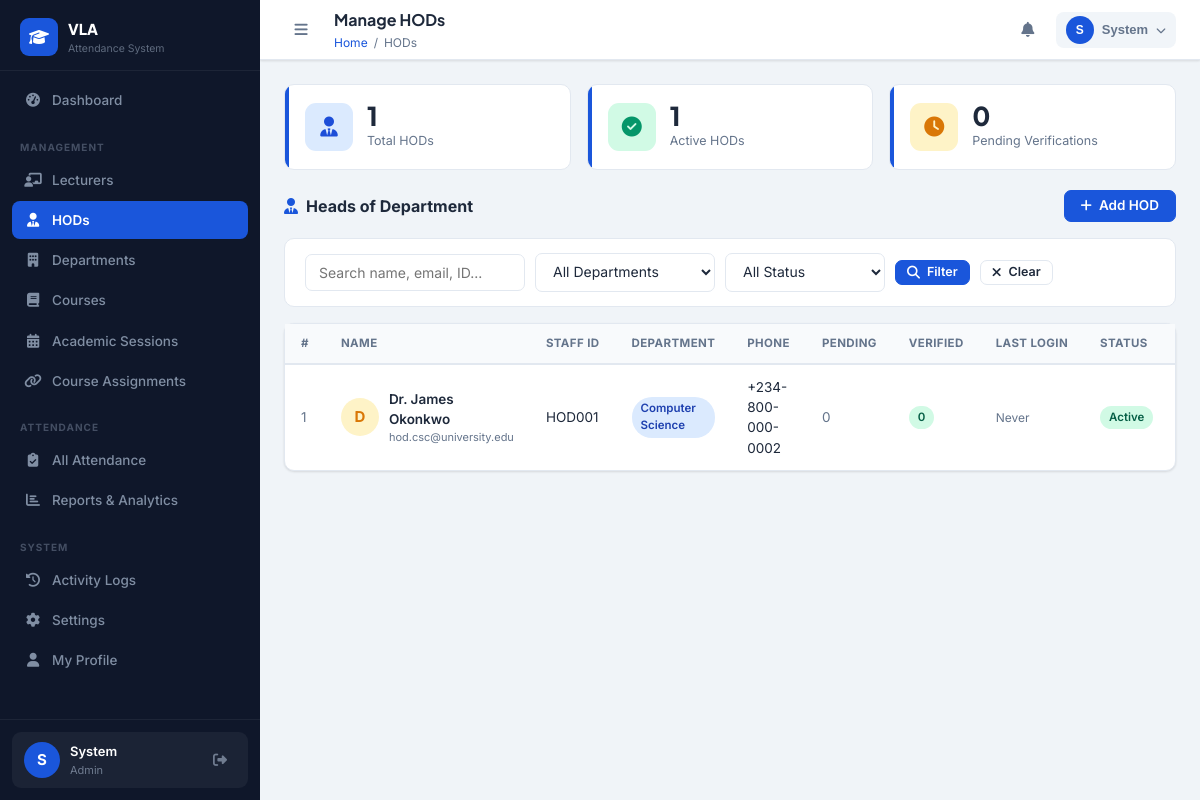
Screenshot of /admin/hods.php (signed in) with the database file from the repository.
### tables this page shows
CREATE TABLE IF NOT EXISTS users (
    id INT AUTO_INCREMENT PRIMARY KEY,
    full_name VARCHAR(150) NOT NULL,
    email VARCHAR(150) NOT NULL UNIQUE,
    phone VARCHAR(20),
    password VARCHAR(255) NOT NULL,
    role ENUM('admin','hod','lecturer') NOT NULL DEFAULT 'lecturer',
    department_id INT,
    staff_id VARCHAR(50) UNIQUE,
    gender ENUM('male','female','other'),
    qualification VARCHAR(200),
    specialization VARCHAR(200),
    profile_photo VARCHAR(255) DEFAULT 'default.png',
    status ENUM('active','inactive','suspended') DEFAULT 'active',
    last_login DATETIME,
    reset_token VARCHAR(100),
    reset_expires DATETIME,
    created_at TIMESTAMP DEFAULT CURRENT_TIMESTAMP,
    updated_at TIMESTAMP DEFAULT CURRENT_TIMESTAMP ON UPDATE CURRENT_TIMESTAMP,
    FOREIGN KEY (department_id) REFERENCES departments(id) ON DELETE SET NULL
);

CREATE TABLE IF NOT EXISTS departments (
    id INT AUTO_INCREMENT PRIMARY KEY,
    name VARCHAR(150) NOT NULL,
    code VARCHAR(20) NOT NULL UNIQUE,
    faculty VARCHAR(150),
    created_at TIMESTAMP DEFAULT CURRENT_TIMESTAMP
);

### includes/functions.php (called while the page is built, shortened)
<?php
if (!function_exists('clean')) {
    function clean(string $str): string {
        return htmlspecialchars(trim($str), ENT_QUOTES, 'UTF-8');
    }
}
if (!function_exists('getCurrentUser')) {
    function getCurrentUser(): ?array {
        $conn = getDBConnection();
        $uid = (int)$_SESSION['user_id'];
        $r = $conn->query("SELECT u.*, d.name as dept_name, d.code as dept_code
            FROM users u LEFT JOIN departments d ON u.department_id = d.id
            WHERE u.id = $uid LIMIT 1");
        return $r ? $r->fetch_assoc() : null;
    }
}

### admin/hods.php (the view, shortened to what this page needs)
<?php
require_once '../includes/functions.php';
$pageTitle = 'Manage HODs';
$conn = getDBConnection();
$search        = clean($_GET['search'] ?? '');
$where = "WHERE u.role = 'hod'";
$hods = $conn->query("
    SELECT u.*, d.name as dept_name,
        (SELECT COUNT(DISTINCT ar.lecturer_id)
            FROM attendance_records ar
            JOIN users l ON ar.lecturer_id = l.id
            WHERE l.department_id = u.department_id) as dept_lecturers,
        (SELECT COUNT(*)
            FROM attendance_records ar
            JOIN courses c ON ar.course_id = c.id
            WHERE c.department_id = u.department_id AND ar.status = 'pending') as pending_verifications,
        (SELECT COUNT(*)
            FROM attendance_records ar
            JOIN courses c ON ar.course_id = c.id
            WHERE c.department_id = u.department_id AND ar.verified_by = u.id) as total_verified
    FROM users u
    LEFT JOIN departments d ON u.department_id = d.id
    $where
    ORDER BY u.full_name");
$totalHods    = $conn->query("SELECT COUNT(*) as c FROM users WHERE role='hod'")->fetch_assoc()['c'];
$activeHods   = $conn->query("SELECT COUNT(*) as c FROM users WHERE role='hod' AND status='active'")->fetch_assoc()['c'];
$totalPending = $conn->query("SELECT COUNT(*) as c FROM attendance_records WHERE status='pending'")->fetch_assoc()['c'];
$sidebarItems = [
    ['url'=>'admin/dashboard.php',  'icon'=>'fas fa-tachometer-alt',      'label'=>'Dashboard'],
    ['divider'=>'Management'],
    ['url'=>'admin/lecturers.php',  'icon'=>'fas fa-chalkboard-teacher',  'label'=>'Lecturers'],
    ['url'=>'admin/hods.php',       'icon'=>'fas fa-user-tie',             'label'=>'HODs', 'active'=>true],
    ['url'=>'admin/departments.php','icon'=>'fas fa-building',             'label'=>'Departments'],
    ['url'=>'admin/courses.php',    'icon'=>'fas fa-book',                 'label'=>'Courses'],
    ['url'=>'admin/sessions.php',   'icon'=>'fas fa-calendar-alt',         'label'=>'Academic Sessions'],
    ['url'=>'admin/assignments.php','icon'=>'fas fa-link',                 'label'=>'Course Assignments'],
    ['divider'=>'Attendance'],
    ['url'=>'admin/attendance.php', 'icon'=>'fas fa-clipboard-check',      'label'=>'All Attendance'],
    ['url'=>'admin/reports.php',    'icon'=>'fas fa-chart-bar',            'label'=>'Reports & Analytics'],
    ['divider'=>'System'],
    ['url'=>'admin/activity_logs.php','icon'=>'fas fa-history',            'label'=>'Activity Logs'],
    ['url'=>'admin/settings.php',   'icon'=>'fas fa-cog',                  'label'=>'Settings'],
    ['url'=>'admin/profile.php',    'icon'=>'fas fa-user',                 'label'=>'My Profile'],
];
$breadcrumb = [['label' => 'HODs']];
include '../includes/header.php';
?>
<div class="stats-grid" style="grid-template-columns:repeat(3,1fr);margin-bottom:20px">
    <div class="stat-card">
        <div class="stat-icon blue"><i class="fas fa-user-tie"></i></div>
        <div>
            <div class="stat-value"><?= $totalHods ?></div>
            <div class="stat-label">Total HODs</div>
        </div>
    </div>
    <div class="stat-card">
        <div class="stat-icon green"><i class="fas fa-check-circle"></i></div>
        <div>
            <div class="stat-value"><?= $activeHods ?></div>
            <div class="stat-label">Active HODs</div>
        </div>
    </div>
    <div class="stat-card">
        <div class="stat-icon orange"><i class="fas fa-clock"></i></div>
        <div>
            <div class="stat-value"><?= $totalPending ?></div>
            <div class="stat-label">Pending Verifications</div>
        </div>
    </div>
</div>
<div class="section-header" style="display:flex;justify-content:space-between;align-items:center;margin-bottom:16px">
    <span class="section-title" style="font-size:16px;font-weight:700;display:flex;align-items:center;gap:8px">
        <i class="fas fa-user-tie" style="color:var(--primary)"></i> Heads of Department
    </span>
    <button class="btn btn-primary" onclick="document.getElementById('addModal').style.display='flex'">
        <i class="fas fa-plus"></i> Add HOD
    </button>
</div>
<div class="filter-bar" style="margin-bottom:16px">
    <form method="GET" style="display:flex;gap:10px;flex-wrap:wrap;align-items:center;background:none;border:none;padding:0">
        <input type="text" name="search" class="form-control" placeholder="Search name, email, ID..."
               value="<?= clean($search) ?>" style="width:220px">
        <select name="dept" class="form-control" style="width:180px">
            <option value="">All Departments</option>
        </select>
        <select name="status" class="form-control" style="width:140px">
            <option value="">All Status</option>
        </select>
        <button type="submit" class="btn btn-primary btn-sm"><i class="fas fa-search"></i> Filter</button>
        <a href="hods.php" class="btn btn-outline btn-sm"><i class="fas fa-times"></i> Clear</a>
    </form>
</div>
<div class="card">
    <div class="table-wrapper">
        <table class="data-table" id="hodTable">
            <thead>
                <tr>
                    <th>#</th>
                    <th>Name</th>
                    <th>Staff ID</th>
                    <th>Department</th>
                    <th>Phone</th>
                    <th>Pending</th>
                    <th>Verified</th>
                    <th>Last Login</th>
                    <th>Status</th>
                    <th>Actions</th>
                </tr>
            </thead>
            <tbody>
                <?php $i = 1; while ($r = $hods->fetch_assoc()): ?>
                <tr>
                    <td class="text-muted"><?= $i++ ?></td>
                    <td>
                        <div style="display:flex;align-items:center;gap:10px">
                            <div class="avatar" style="background:#fef3c7;color:#d97706">
                                <?= strtoupper(substr($r['full_name'], 0, 1)) ?>
                            </div>
                            <div>
                                <div class="fw-600"><?= clean($r['full_name']) ?></div>
                                <div class="text-muted" style="font-size:11px"><?= clean($r['email']) ?></div>
                            </div>
                        </div>
                    </td>
                    <td><?= clean($r['staff_id'] ?? '—') ?></td>
                    <td>
                        <?php if ($r['dept_name']): ?>
                            <span class="badge badge-primary"><?= clean($r['dept_name']) ?></span>
                        <?php else: ?>
                            <span class="text-muted">—</span>
                        <?php endif ?>
                    </td>
                    <td><?= clean($r['phone'] ?? '—') ?></td>
                    <td>
                        <?php if ($r['pending_verifications'] > 0): ?>
                            <span class="badge badge-warning"><?= $r['pending_verifications'] ?></span>
                        <?php else: ?>
                            <span class="text-muted">0</span>
                        <?php endif ?>
                    </td>
                    <td>
                        <span class="badge badge-success"><?= $r['total_verified'] ?></span>
                    </td>
                    <td>
                        <span style="font-size:12px;color:var(--text-muted)">
                            <?= $r['last_login'] ? formatDate($r['last_login'], 'd M Y') : 'Never' ?>
                        </span>
                    </td>
                    <td>
                        <span class="badge <?= $r['status'] === 'active' ? 'badge-success' : ($r['status'] === 'suspended' ? 'badge-danger' : 'badge-secondary') ?>">
                            <?= ucfirst($r['status']) ?>
                        </span>
                    </td>
                    <td>
                    </td>
                </tr>
                <?php endwhile ?>
            </tbody>
        </table>
    </div>
</div>
<?php include '../includes/footer.php'; ?>

### includes/header.php (shortened to what this page needs)
<?php
$user = getCurrentUser();
$roleDashboard = [
    'admin'    => BASE_URL . 'admin/dashboard.php',
    'hod'      => BASE_URL . 'hod/dashboard.php',
    'lecturer' => BASE_URL . 'lecturer/dashboard.php',
];
$dashLink = $roleDashboard[$_SESSION['role'] ?? ''] ?? BASE_URL . 'index.php';
?>
<!DOCTYPE html>
<html lang="en">
<head>
<link rel="stylesheet" href="https://cdnjs.cloudflare.com/ajax/libs/font-awesome/6.4.2/css/all.min.css">
<link rel="stylesheet" href="<?= BASE_URL ?>assets/css/style.css">
</head>
<body>
<aside class="sidebar" id="sidebar">
  <div class="sidebar-brand">
    <div class="brand-icon"><i class="fas fa-graduation-cap"></i></div>
    <div class="brand-text">
      <span class="brand-name">VLA</span>
      <span class="brand-sub">Attendance System</span>
    </div>
  </div>
  <nav class="sidebar-nav">
    <?php if (isset($sidebarItems) && is_array($sidebarItems)): ?>
      <?php foreach ($sidebarItems as $item): ?>
        <?php if (isset($item['divider'])): ?>
          <div class="nav-divider"><?= clean($item['divider']) ?></div>
        <?php else: ?>
          <a href="<?= BASE_URL . $item['url'] ?>" class="nav-item <?= (isset($item['active']) && $item['active']) ? 'active' : '' ?>">
            <i class="<?= $item['icon'] ?>"></i>
            <span><?= clean($item['label']) ?></span>
          </a>
        <?php endif ?>
      <?php endforeach ?>
    <?php endif ?>
  </nav>
  <div class="sidebar-footer">
    <div class="user-card">
      <div class="user-avatar">
        <?= strtoupper(substr($user['full_name'] ?? 'U', 0, 1)) ?>
      </div>
      <div class="user-info">
        <span class="user-name"><?= clean(explode(' ', $user['full_name'] ?? 'User')[0]) ?></span>
        <span class="user-role"><?= ucfirst($_SESSION['role'] ?? '') ?></span>
      </div>
      <a href="<?= BASE_URL ?>logout.php" class="logout-btn" title="Logout"><i class="fas fa-sign-out-alt"></i></a>
    </div>
  </div>
</aside>
<div class="main-wrapper" id="mainWrapper">
  <header class="topbar">
    <button class="sidebar-toggle" id="sidebarToggle">
      <i class="fas fa-bars"></i>
    </button>
    <div class="topbar-title">
      <h1 class="page-title"><?= isset($pageTitle) ? clean($pageTitle) : 'Dashboard' ?></h1>
      <?php if (isset($breadcrumb)): ?>
        <nav class="breadcrumb-nav">
          <a href="<?= $dashLink ?>">Home</a>
          <?php foreach ($breadcrumb as $crumb): ?>
            <span class="sep">/</span>
            <?php if (isset($crumb['url'])): ?>
              <a href="<?= BASE_URL . $crumb['url'] ?>"><?= clean($crumb['label']) ?></a>
            <?php else: ?>
              <span><?= clean($crumb['label']) ?></span>
            <?php endif ?>
          <?php endforeach ?>
        </nav>
      <?php endif ?>
    </div>
    <div class="topbar-actions">
      <div class="notif-wrapper">
        <button class="icon-btn notif-btn" id="notifBtn">
          <i class="fas fa-bell"></i>
        </button>
      </div>
      <div class="profile-wrapper">
        <button class="icon-btn profile-btn" id="profileBtn">
          <div class="profile-avatar"><?= strtoupper(substr($user['full_name'] ?? 'U', 0, 1)) ?></div>
          <span class="profile-name"><?= clean(explode(' ', $user['full_name'] ?? 'User')[0]) ?></span>
          <i class="fas fa-chevron-down"></i>
        </button>
      </div>
    </div>
  </header>
  <main class="content-area">

### rows the page displays
users: full_name "S", full_name "System"
users: full_name "D", full_name "Dr. James Okonkwo", email "hod.csc@university.edu", staff "HOD001", department.name "Computer Science", phone "+234-800-000-0002", total_verified "0", shows "Never", status "Active"

### other values shown
$item['label'] "Dashboard"
$item['divider'] "MANAGEMENT"
$item['label'] "Lecturers"
$item['label'] "HODs"
$item['label'] "Departments"
$item['label'] "Courses"
$item['label'] "Academic Sessions"
$item['label'] "Course Assignments"
$item['divider'] "ATTENDANCE"
$item['label'] "All Attendance"
$item['label'] "Reports & Analytics"
$item['divider'] "SYSTEM"
$item['label'] "Activity Logs"
$item['label'] "Settings"
$item['label'] "My Profile"
